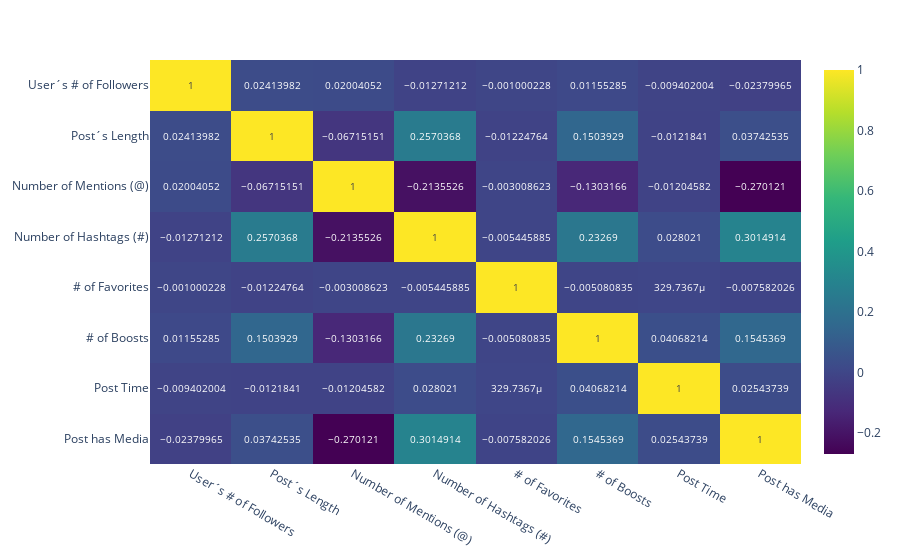

The notebook cell saved with this chart:
### Code cell
fig = px.imshow(df_clean.corr(), text_auto=True, aspect="auto", color_continuous_scale='Viridis')
fig.show()

### Figure 1 — Plotly figure (JSON) as saved in the notebook; plotly's stock layout.template omitted (floating-point values rounded to 4 significant figures)
{"data": [{"coloraxis": "coloraxis", "hovertemplate": "x: %{x}<br>y: %{y}<br>color: %{z}<extra></extra>", "name": "0", "texttemplate": "%{z}", "type": "heatmap", "x": ["User´s # of Followers", "Post´s Length", "Number of Mentions (@)", "Number of Hashtags (#)", "# of Favorites", "# of Boosts", "Post Time", "Post has Media"], "xaxis": "x", "y": ["User´s # of Followers", "Post´s Length", "Number of Mentions (@)", "Number of Hashtags (#)", "# of Favorites", "# of Boosts", "Post Time", "Post has Media"], "yaxis": "y", "z": [[1, 0.02414, 0.02004, -0.01271, -0.001, 0.01155, -0.009402, -0.0238], [0.02414, 1, -0.06715, 0.257, -0.01225, 0.1504, -0.01218, 0.03743], [0.02004, -0.06715, 1, -0.2136, -0.003009, -0.1303, -0.01205, -0.2701], [-0.01271, 0.257, -0.2136, 1, -0.005446, 0.2327, 0.02802, 0.3015], [-0.001, -0.01225, -0.003009, -0.005446, 1, -0.005081, 0.0003297, -0.007582], [0.01155, 0.1504, -0.1303, 0.2327, -0.005081, 1, 0.04068, 0.1545], [-0.009402, -0.01218, -0.01205, 0.02802, 0.0003297, 0.04068, 1, 0.02544], [-0.0238, 0.03743, -0.2701, 0.3015, -0.007582, 0.1545, 0.02544, 1]]}], "layout": {"coloraxis": {"colorscale": [[0, "#440154"], [0.1111, "#482878"], [0.2222, "#3e4989"], [0.3333, "#31688e"], [0.4444, "#26828e"], [0.5556, "#1f9e89"], [0.6667, "#35b779"], [0.7778, "#6ece58"], [0.8889, "#b5de2b"], [1, "#fde725"]]}, "margin": {"t": 60}, "xaxis": {"anchor": "y", "domain": [0, 1]}, "yaxis": {"anchor": "x", "autorange": "reversed", "domain": [0, 1]}}}
